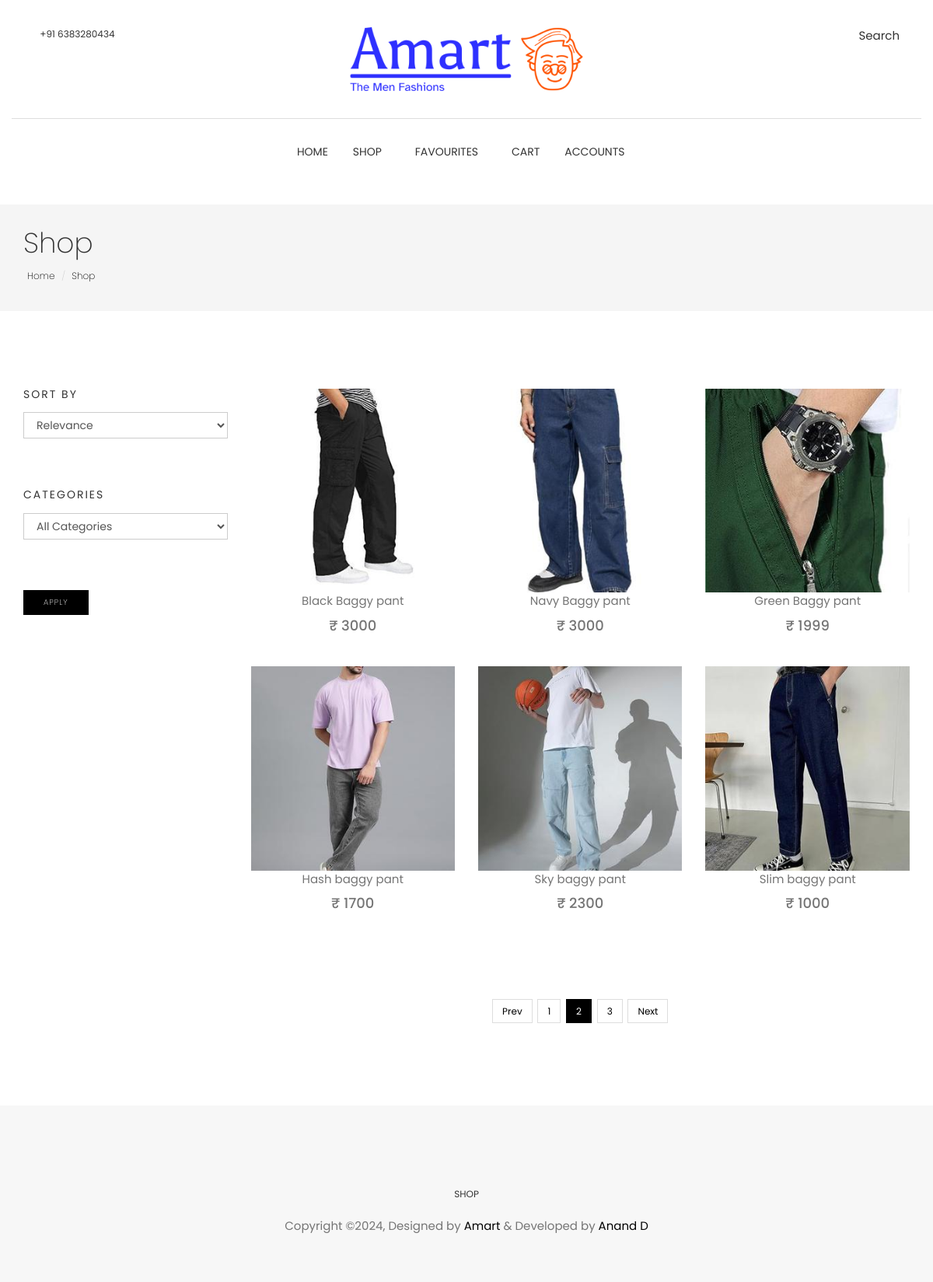
Screenshot of /shop/?page=2 with the database file from the repository.
### product/models.py (models this page shows, shortened)
class Product(SoftDeleteModel):
    name = models.CharField(max_length=100)
    description = models.TextField(max_length=511, null=True, blank=True)
    main_category = models.ForeignKey(
        Category, on_delete=models.CASCADE, related_name="main_category_products"
    )
    subcategories = models.ManyToManyField(
        Category, related_name="subcategory_products", blank=True
    )
    mrp = models.PositiveIntegerField(
        validators=[MinValueValidator(1)], null=True, blank=True
    )
    is_available = models.BooleanField(default=True)
    slug = models.SlugField(unique=True, max_length=100)
    created_at = models.DateTimeField(auto_now_add=True)
    last_modified_at = models.DateTimeField(auto_now=True)
    approved = models.BooleanField(default=True)
    approved_objects = ApprovedProductManager()

class ProductImage(models.Model):
    product = models.ForeignKey(
        Product, related_name="product_images", on_delete=models.CASCADE
    )
    image = models.ImageField(upload_to="images/product_images")
    priority = models.PositiveIntegerField(null=True, blank=True)

### home/views.py (the view, shortened to what this page needs)
# urls.py: path('shop/', views.shop, name='shop'),
def shop(request):
    title = "Shop"
    sort_by = request.session.get("sort_by", "Relevance")
    selected_category = request.session.get("selected_category", "All Categories")
    if "search" in request.GET:
        search_term = request.GET.get("search")
        products = (
            Product.approved_objects.filter(
                Q(name__icontains=search_term)
            )
        )
    else:
        products = (
            Product.approved_objects.all()
        )
    for product in products:
        product.primary_image = product.product_images.filter(priority=1).first()
        try:
            product.shop_price = Inventory.objects.filter(product=product)[0].price
        except IndexError:
            product.shop_price = 0
        if FavouriteItem.objects.filter(
            customer__id=request.user.id, product=product
        ).exists():
            product.is_favourite = True
        else:
            product.is_favourite = False
    paginator = Paginator(products, 6)
    page = request.GET.get("page")
    paged_products = paginator.get_page(page)
    categories = Category.objects.all()
    context = {
        "products": paged_products,
        "categories": categories,
        "title": title,
        "sort_by": sort_by,
        "selected_category": selected_category,
    }
    return render(request, "home/shop.html", context)

### ecom/models.py (called while the page is built)
    def get_queryset(self):
        return super().get_queryset().filter(is_deleted=False)

    def get_queryset(self):
        return super().get_queryset().filter(is_available=True)

### templates/home/shop.html (shortened to what this page needs)
{% extends "home/base.html" %}
{% block content %}
    {% include "home/includes/navigation.html" %}
    <section class="page-header">
        <div class="container">
            <div class="row">
                <div class="col-md-12">
                    <div class="content">
                        <h1 class="page-name">Shop</h1>
                        <ol class="breadcrumb">
                            <li><a href="{% url "home" %}">Home</a></li>
                            <li class="active"><a href="{% url "shop" %}">Shop</a></li>
                        </ol>
                    </div>
                </div>
            </div>
        </div>
    </section>
    <section class="products section">
        <div class="container">
            <div class="row">
                <div class="col-md-3">
                    <form method="POST">
                        <div class="widget">
                            <h4 class="widget-title">Sort By</h4>
                            <select name="sort_by" class="form-control">
                                <option>Relevance</option>
                            </select>
                        </div>
                        <div class="widget">
                            <h4 class="widget-title">Categories</h4>
                            <select name="selected_category" class="form-control">
                                <option>All Categories</option>
                            </select>
                        </div>
                        <button type="submit" class="btn btn-main btn-small">Apply</button>
                    </form>
                </div>
                <div class="col-md-9">
                    <div class="row display-flex">
                        {% for product in products %}
                            <div class="col-xl-3 col-lg-4 col-md-6 col-sm-12">
                                {% include "home/includes/product.html" %}
                            </div>
                        {% endfor %}
                    </div>
                    {% if products.has_other_pages %}
                        <div class="text-center">
                            <ul class="pagination post-pagination">
                                {% if products.has_previous %}
                                    <li><a href="?page={{ products.previous_page_number }}">Prev</a></li>
                                {% endif %}
                                {% for page_number in products.paginator.page_range %}
                                    {% if page_number >= products.number|add:"-1" and page_number <= products.number|add:"1" %}
                                        {% if products.number == page_number %}
                                            <li class="active"><a href="#">{{ page_number }}</a></li>
                                        {% else %}
                                            <li><a href="?page={{ page_number }}">{{ page_number }}</a></li>
                                        {% endif %}
                                    {% elif page_number == products.number|add:"-3" or page_number == products.number|add:"3" %}
                                        <li><span>...</span></li>
                                    {% endif %}
                                {% endfor %}
                                {% if products.has_next %}
                                    <li><a href="?page={{ products.next_page_number }}">Next</a></li>
                                {% endif %}
                            </ul>
                        </div>
                    {% endif %}
                </div>
            </div>
        </div>
    </section>
    {% include "home/includes/footer.html" %}
{% endblock content %}

### templates/home/includes/product.html (shortened to what this page needs)
{% load static %}
<div class="product-item">
    <div id="product-thumb" class="product-thumb">
		<img id="product-image-id" class="img-responsive" src="{{ product.primary_image.image.url }}" alt="product-img" />
    </div>
    <div class="product-content">
        <a href="{% url "product_page" product.slug %}" target="_blank">
            <p class="truncate">{{ product.name }}</p>
            <p class="price"><strong class="h4">&#8377; {{ product.shop_price }} </strong>
			</p>
        </a>
    </div>
</div>

### static/css/style.css (style rules this page uses)
body { line-height: 1.5; font-family: "Poppins", sans-serif; -webkit-font-smoothing: antialiased; }
p { font-family: "Poppins", sans-serif; color: #757575; font-size: 15px; }
h1, h2, h3, h4, h5, h6 { font-family: "Poppins", sans-serif; }
h1, h2, h3, h4, h5, h6 { font-weight: 400; }
ol, ul { margin: 0; padding: 0; list-style: none; }
a, a:focus, a:hover { text-decoration: none; outline: 0; color: #000; }
.form-control { box-shadow: none; border-radius: 0; }
.btn-main, .btn-small, .btn-transparent, .btn-solid-border { background: #000; color: #fff; display: inline-block; font-size: 11px; letter-spacing: 1px; padding: 14px 35px; text-transform: uppercase; font-weight: 200; border-radius: 0; }
.btn-small { padding: 8px 25px; font-size: 10px; }
.section { padding: 80px 0; }
.page-header { background: #f5f5f5; margin-top: 20px; border-bottom: none; padding: 30px 0; }
.page-header h1 { font-weight: 200; margin: 0 0 6px 0; }
.page-header .breadcrumb { background: transparent; padding: 5px; margin: 0; }
.page-header .breadcrumb li { font-weight: 200; font-size: 12px; }
.page-header .breadcrumb li a { color: #000; }
.product-item { margin-bottom: 30px; }
.product-item .product-thumb { position: relative; }
.product-item .product-thumb img { width: 100%; height: auto; }
.product-item .product-thumb:before { transition: 0.3s all; opacity: 0; background: rgba(0, 0, 0, 0.6); content: ""; position: absolute; top: 0; right: 0; left: 0; bottom: 0; }
.product-item .product-content { text-align: center; }
.post-pagination { margin-top: 70px; }
.post-pagination > li { margin: 0 2px; display: inline-block; font-size: 12px; }
.post-pagination > li > a { color: #000; }
.post-pagination > li.active > a { background: #000; border: 1px solid #000; }
.post-pagination > li:first-child > a, .post-pagination > li:last-child > a { border-radius: 0; }
.widget { margin-bottom: 30px; padding-bottom: 35px; }
.widget .widget-title { margin: 0; padding-bottom: 15px; font-size: 14px; font-weight: 400; text-transform: uppercase; letter-spacing: 2px; }

### templates/home/shop.html (style rules this page uses)
.row.display-flex { display: flex; flex-wrap: wrap; }
.row.display-flex > [class*='col-'] { display: flex; flex-direction: column; }

### templates/home/includes/product.html (style rules this page uses)
.truncate { white-space: nowrap; overflow: hidden; text-overflow: ellipsis; }

### rows the page displays
Product: primary_image.image (picture), name "Black Baggy pant", shop_price "3000"
Product: primary_image.image (picture), name "Navy Baggy pant", shop_price "3000"
Product: primary_image.image (picture), name "Green Baggy pant", shop_price "1999"
Product: primary_image.image (picture), name "Hash baggy pant", shop_price "1700"
Product: primary_image.image (picture), name "Sky baggy pant", shop_price "2300"
Product: primary_image.image (picture), name "Slim baggy pant", shop_price "1000"

### other values shown
{{ page_number }} "1" "3"
{{ page_number }} "2"
